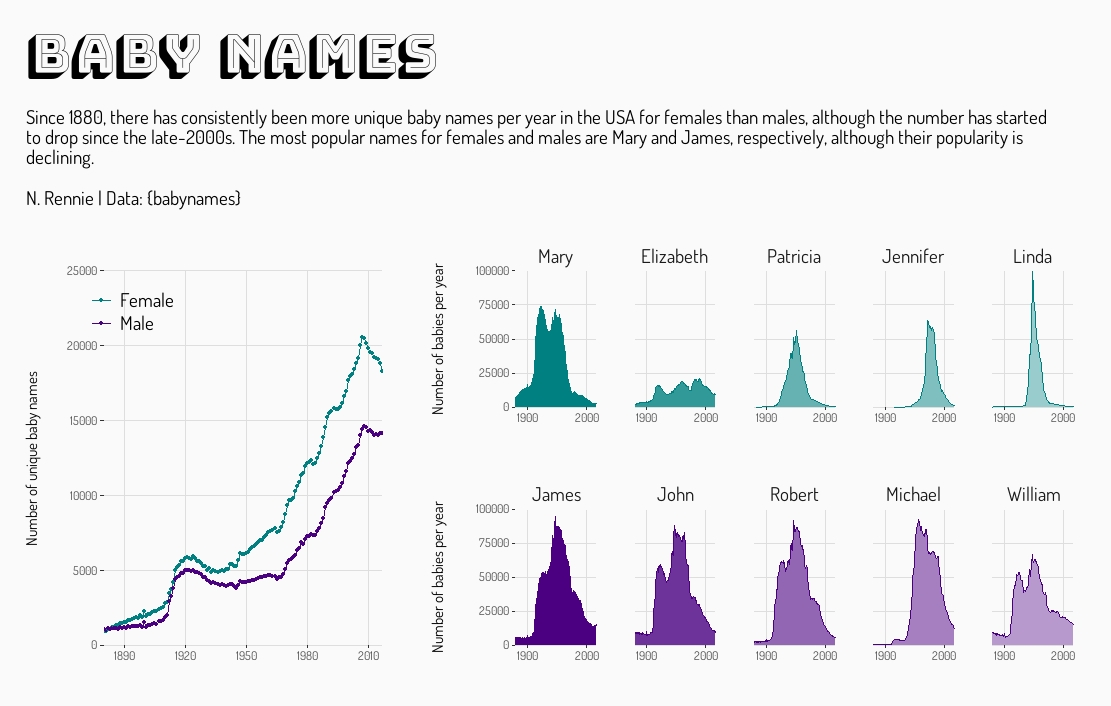

Write the R code that produced this figure.
library(tidyverse)
library(showtext)
library(usefunc)
library(patchwork)
library(cowplot)
library(rcartocolor)

tuesdata <- tidytuesdayR::tt_load('2022-03-22')
babynames <- tuesdata$babynames

# load fonts
font_add_google(name = "Bungee Shade", family = "bungee")
font_add_google(name = "Dosis", family = "dosis")
showtext_auto()

# set colours
f_cols = c("#008080", "#329999", "#66b2b2",
           "#7fbfbf", "#99cccc", "#cce5e5")
m_cols = c("#4b0082", "#6e329b", "#9366b4",
           "#a57fc0", "#b799cd", "#dbcce6")

# number of unique names per year
num_names <- babynames %>% 
  group_by(year, sex) %>% 
  summarise(num = n())

# plot number of unique names per year
p1 <- ggplot(data = num_names, 
       mapping = aes(x = year, y = num, colour = sex)) + 
  geom_line() +
  geom_point(size = 1) +
  scale_colour_manual("", values = c(f_cols[1], m_cols[1]), labels = c("Female", "Male")) +
  scale_y_continuous(limits = c(0, 25000)) +
  coord_cartesian(expand = F) +
  labs(x = "", 
       y = "Number of unique baby names") +
  theme(legend.position = c(0.1, 0.9), 
        legend.title = element_blank(), 
        legend.text = element_text(family = "dosis", size = 14),
        panel.background = element_rect(fill = "#FAFAFA", colour = "#FAFAFA"), 
        plot.background = element_rect(fill = "#FAFAFA", colour = "#FAFAFA"), 
        legend.background = element_rect(fill = "transparent", colour = "transparent"), 
        legend.key = element_rect(fill = "transparent", colour = "transparent"),
        axis.title.y = element_text(margin = margin(0, 20, 0, 0), family = "dosis"), 
        axis.text = element_text(family = "dosis"),
        plot.margin = unit(c(0.5, 0.8, 0.5, 0.5), "cm"), 
        panel.grid.major = element_line(colour = "#DEDEDE"), 
        panel.grid.minor = element_blank())
p1

###############################################################################################
###############################################################################################

# find 5 most popular names for F over all time
top_female_names <- babynames %>% 
  filter(sex == "F") %>% 
  group_by(name) %>% 
  summarise(total = sum(n)) %>% 
  slice_max(total, n = 5) %>% 
  mutate(rank = 1:5, 
         name = forcats::fct_reorder(name, -total)) %>% 
  pull(name)

plot_f_data <- babynames %>% 
  filter(sex == "F", 
         name %in% top_female_names) %>% 
  mutate(name = factor(name, levels = levels(top_female_names))) %>% 
  group_by(year, name) %>% 
  summarise(n = sum(n), 
            prop = sum(prop)) 

p2 <- ggplot(data = plot_f_data, 
       mapping = aes(x = year, y = n)) + 
  geom_area(aes(group = name, fill = name), colour = f_cols[1]) +
  facet_wrap(~name, nrow = 1) +
  scale_y_continuous(limits = c(0, 100000)) +
  scale_x_continuous(breaks = c(1900, 2000)) +
  scale_fill_manual(values = f_cols) +
  coord_cartesian(expand = F) +
  labs(x = "", y = "Number of babies per year\n") +
  theme(legend.position = "none", 
        panel.spacing = unit(2, "lines"),
        panel.background = element_rect(fill = "#FAFAFA", colour = "#FAFAFA"), 
        plot.background = element_rect(fill = "#FAFAFA", colour = "#FAFAFA"), 
        legend.background = element_rect(fill = "transparent", colour = "transparent"), 
        axis.title.y = element_text(margin = margin(0, 10, 0, 0), family = "dosis"), 
        axis.text = element_text(family = "dosis"),
        plot.margin = unit(c(0.5, 0.8, 0.5, 0.5), "cm"), 
        strip.text = element_text(family = "dosis", size = 14),
        strip.background = element_rect(fill = "#FAFAFA", colour = "#FAFAFA"),
        panel.grid.major = element_line(colour = "#DEDEDE"), 
        panel.grid.minor = element_blank())
p2

###############################################################################################
###############################################################################################

# find 5 most popular names for M over all time
top_male_names <- babynames %>% 
  filter(sex == "M") %>% 
  group_by(name) %>% 
  summarise(total = sum(n)) %>% 
  slice_max(total, n = 5) %>% 
  mutate(rank = 1:5, 
         name = forcats::fct_reorder(name, -total)) %>% 
  pull(name)

plot_m_data <- babynames %>% 
  filter(sex == "M", 
         name %in% top_male_names) %>% 
  mutate(name = factor(name, levels = levels(top_male_names))) %>% 
  group_by(year, name) %>% 
  summarise(n = sum(n), 
            prop = sum(prop)) 

p3 <- ggplot(data = plot_m_data, 
             mapping = aes(x = year, y = n)) + 
  geom_area(aes(group = name, fill = name), colour = m_cols[1]) +
  facet_wrap(~name, nrow = 1) +
  scale_y_continuous(limits = c(0, 100000)) +
  scale_x_continuous(breaks = c(1900, 2000)) +
  scale_fill_manual(values = m_cols) +
  coord_cartesian(expand = F) +
  labs(x = "", y = "Number of babies per year\n") +
  theme(legend.position = "none", 
        panel.spacing = unit(2, "lines"),
        panel.background = element_rect(fill = "#FAFAFA", colour = "#FAFAFA"), 
        plot.background = element_rect(fill = "#FAFAFA", colour = "#FAFAFA"), 
        legend.background = element_rect(fill = "transparent", colour = "transparent"), 
        axis.title.y = element_text(margin = margin(0, 10, 0, 0), family = "dosis"), 
        axis.text = element_text(family = "dosis"),
        plot.margin = unit(c(0.5, 0.8, 0.5, 0.5), "cm"), 
        strip.text = element_text(family = "dosis", size = 14),
        strip.background = element_rect(fill = "#FAFAFA", colour = "#FAFAFA"),
        panel.grid.major = element_line(colour = "#DEDEDE"), 
        panel.grid.minor = element_blank())
p3

###############################################################################################
###############################################################################################

# subtitle
st = str_wrap_break("Since 1880, there has consistently been more unique baby names per year in the USA for females than males, although the number has started to drop since the late-2000s. The most popular names for females and males are Mary and James, respectively, although their popularity is declining.\n\nN. Rennie | Data: {babynames}", 140)

# join plots
p <- p1 + (p2 / p3)  +
  plot_layout(widths = c(1, 2)) +
  plot_annotation(title = "BABY NAMES", 
                  subtitle = st) &
  theme(plot.title = element_text(margin = margin(20, 0, 10, 0), family = "bungee", size = 40), 
        plot.subtitle = element_text(margin = margin(10, 0, 10, 0), family = "dosis", size = 14),
        panel.background = element_rect(fill = "#FAFAFA", colour = "#FAFAFA"), 
        plot.background = element_rect(fill = "#FAFAFA", colour = "#FAFAFA"))
p
